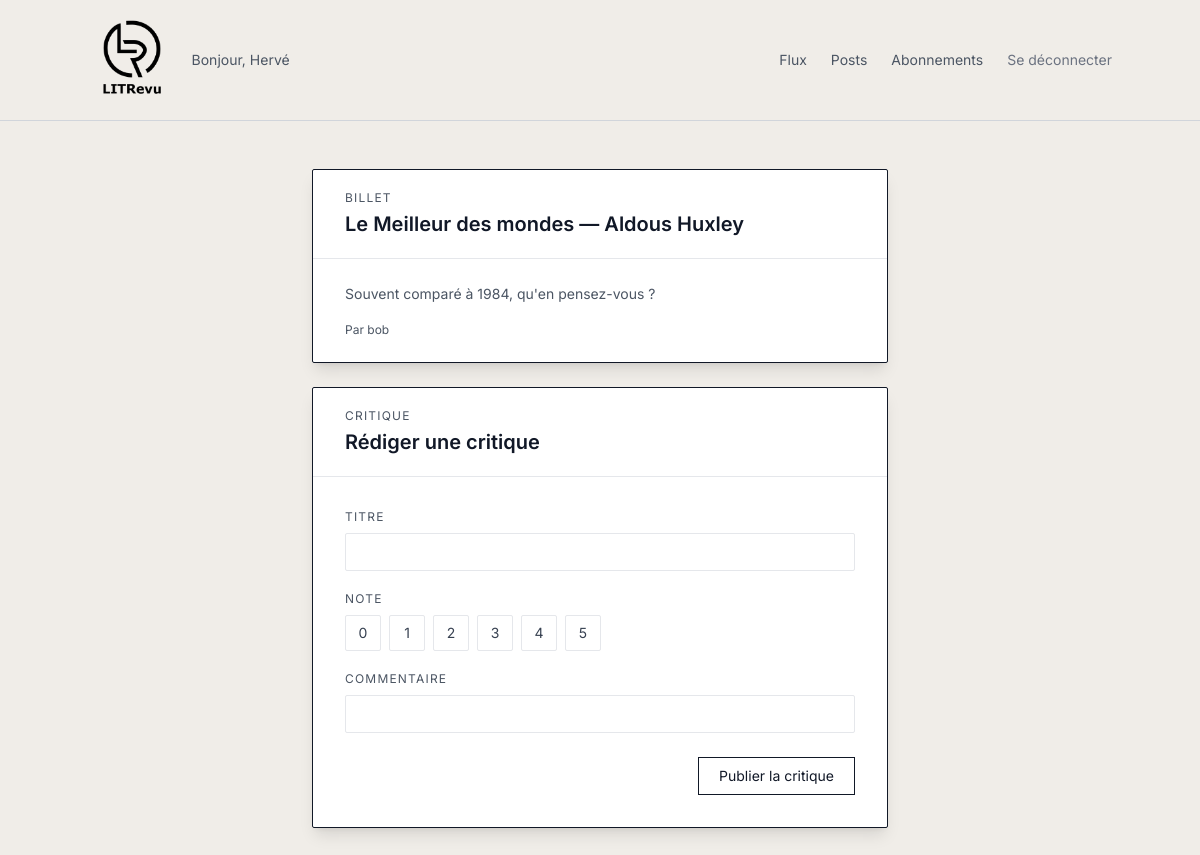
The app's page /review/create/25/ (signed in) with its own data.
### authentication/models.py (models this page shows)
class User(AbstractUser):
    pass

### blog/models.py (models this page shows)
class Ticket(models.Model):
    title = models.CharField(max_length=128)
    description = models.CharField(max_length=2048, blank=True)
    user = models.ForeignKey(to=settings.AUTH_USER_MODEL, on_delete=models.CASCADE)
    image = models.ImageField(null=True, blank=True)
    time_created = models.DateTimeField(auto_now_add=True)

### blog/views.py (the view, shortened to what this page needs)
# urls.py: path('review/create/<int:ticket_id>/', blog.views.CreateReviewView.as_view(), name='create_review'),
class CreateReviewView(LoginRequiredMixin, View):
    template_name = 'blog/review_ticket.html'
    form_class = forms.ReviewForm
    def get(self, request, ticket_id):
        reviewed_ticket_ids = Review.objects.filter(user=request.user).values_list('ticket_id', flat=True)
        if ticket_id in reviewed_ticket_ids:
            return redirect('feed')
        ticket = get_object_or_404(Ticket, id=ticket_id)
        form = self.form_class()
        return render(request, self.template_name, context={'form': form, 'ticket': ticket})

### blog/forms.py
class ReviewForm(forms.ModelForm):
    class Meta:
        model = Review
        fields = ['headline', 'rating', 'body']
        labels = {
            'headline': 'Titre',
            'rating': 'Note',
            'body': 'Commentaire',
        }
        widgets = {
            'rating': forms.RadioSelect(choices=[(i, i) for i in range(6)]),
        }

### templates/blog/review_ticket.html (shortened to what this page needs)
{% extends 'base.html' %}
{% load static %}
{% block content %}
<div class="flex justify-center px-4 py-12">
    <div class="w-full max-w-xl self-start space-y-6">
        <div class="bg-white border border-gray-900 shadow-lg rounded-sm">
            <div class="border-b border-gray-200 px-8 py-5">
                <p class="text-xs tracking-widest text-gray-600 uppercase mb-1">Billet</p>
                <h2 class="text-xl font-semibold text-gray-900">{{ ticket.title }}</h2>
            </div>
            <div class="px-8 py-6 space-y-4">
                {% if ticket.description %}
                <p class="text-sm text-gray-600 leading-relaxed">{{ ticket.description }}</p>
                {% endif %}
                <p class="text-xs text-gray-600">Par {{ ticket.user.username }}</p>
            </div>
        </div>
        <div class="bg-white border border-gray-900 shadow-lg rounded-sm">
            <div class="border-b border-gray-200 px-8 py-5">
                <p class="text-xs tracking-widest text-gray-600 uppercase mb-1">Critique</p>
                <h2 class="text-xl font-semibold text-gray-900">Rédiger une critique</h2>
            </div>
            <div class="px-8 py-8">
                <form method="post">
                    {% for field in form %}
                    <div class="mb-5">
                        <label for="{{ field.id_for_label }}" class="block text-xs tracking-widest text-gray-600 uppercase mb-2">
                            {{ field.label }}
                        </label>
                        {% if field.field.widget.input_type == 'textarea' %}
                        <textarea name="{{ field.html_name }}"
                                  id="{{ field.id_for_label }}"
                                  rows="4"
                                  class="w-full bg-transparent border border-gray-200 px-3 py-2 text-sm text-gray-900
                                         focus:outline-none focus:border-gray-900 transition-colors rounded-sm resize-none">{{ field.value|default:'' }}</textarea>
                        {% elif field.field.widget.input_type == 'radio' %}
                        <div class="flex gap-2">
                            {% for radio in field %}
                            <label for="{{ radio.id_for_label }}"
                                   class="cursor-pointer flex items-center justify-center w-9 h-9 border border-gray-200 text-sm text-gray-700 hover:border-gray-900 transition-colors has-[:checked]:bg-gray-900 has-[:checked]:text-white has-[:checked]:border-gray-900 rounded-sm">
                                <span class="sr-only">{{ radio.tag }}</span>{{ radio.choice_label }}
                            </label>
                            {% endfor %}
                        </div>
                        {% else %}
                        <input type="{{ field.field.widget.input_type }}"
                               name="{{ field.html_name }}"
                               id="{{ field.id_for_label }}"
                               class="w-full bg-transparent border border-gray-200 px-3 py-2 text-sm text-gray-900
                                      focus:outline-none focus:border-gray-900 transition-colors rounded-sm">
                        {% endif %}
                    </div>
                    {% endfor %}
                    <div class="flex justify-end mt-6">
                        <button type="submit"
                            class="border border-gray-900 text-gray-900 text-sm px-5 py-2 hover:bg-gray-900 hover:text-white transition-colors">
                            Publier la critique
                        </button>
                    </div>
                </form>
            </div>
        </div>
    </div>
</div>
{% endblock %}

### templates/base.html (shortened to what this page needs)
{% load static %}
<!DOCTYPE html>
<html lang="fr">
<head>
    <script src="https://cdn.tailwindcss.com"></script>
</head>
<body class="bg-cream text-gray-900 min-h-screen flex flex-col" style="background-color: #f0ede8;">
<header class="border-b border-gray-300 px-6 py-3">
    <div class="max-w-5xl mx-auto flex items-center justify-between">
        <div class="flex items-center gap-4">
            <a href="/"><img src="{% static 'logo.png' %}" alt="LITRevu" class="h-24"></a>
            {% if user.is_authenticated %}
            <span class="text-sm text-gray-600">Bonjour, {{ user.username }}</span>
            {% endif %}
        </div>
        {% if user.is_authenticated %}
        <nav class="flex items-center gap-6">
            <a href="{% url 'feed' %}" class="text-sm text-gray-600 hover:text-gray-900 transition-colors">Flux</a>
            <a href="{% url 'posts' %}" class="text-sm text-gray-600 hover:text-gray-900 transition-colors">Posts</a>
            <a href="{% url 'subscriptions' %}" class="text-sm text-gray-600 hover:text-gray-900 transition-colors">Abonnements</a>
            <form method="post" action="{% url 'logout' %}" class="inline-flex items-center">
                <button type="submit" class="text-sm text-gray-500 hover:text-gray-900 transition cursor-pointer bg-transparent border-none p-0 leading-none">
                    Se déconnecter
                </button>
            </form>
        </nav>
        {% endif %}
    </div>
</header>
<div class="max-w-5xl mx-auto w-full flex-1 flex flex-col">
<main id="main-content" class="flex-1 w-full">
    {% block content %}{% endblock %}
</main>
</div>
</body>
</html>

### records on screen
User: username "Hervé"
Ticket: title "Le Meilleur des mondes — Aldous Huxley", description "Souvent comparé à 1984, qu'en pensez-vous ?", user.username "bob"

### other values on screen
{{ field.label }} "TITRE" "NOTE" "COMMENTAIRE"
{{ radio.choice_label }} "0" "1" "2" "3" "4" "5"
